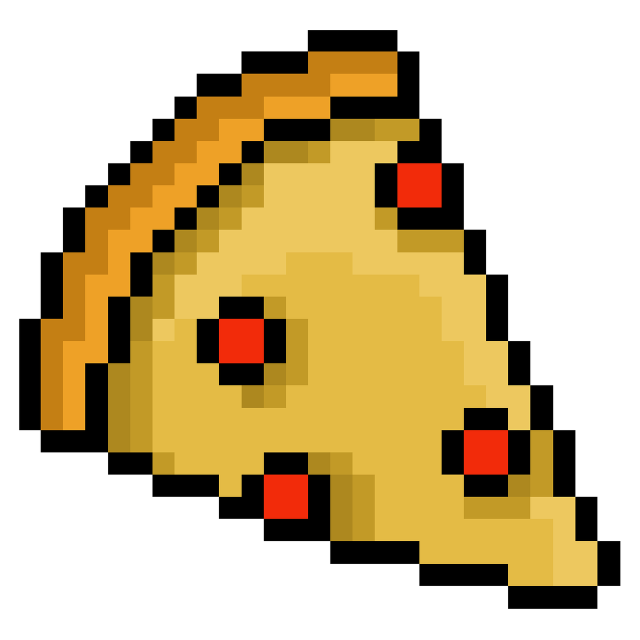
#> input picture input/pizza-5068912_1280.webp, 1280 x 1280 px, found by its file name (shown at 1/2 size); its folder holds only this picture in this run
$ python PNG_Reader.py
#> lines starting #> are read from the running program, lines starting #| are printed output that depends on the picture
import imageio, os
import numpy as np
from PIL import Image
from tkinter import filedialog, Tk

def main():
    print("----------------------------")
    print("\n 1. Run input images")
    print(" 0. EXIT\n")
    op = input("Select option: ")
#> the answer given: 1
    print(op)
    print(type(op))
    if op == "1":
        directory = "C:\\Users\\ltapi\\Desktop\\Projects\\LED_PROJECTS\\input"
        for f in os.listdir(directory):
            file_name = f
            f = os.path.join(directory, f)
            f = format_image(f, file_name)
            #order_pixels(f)
    elif op == "0":
        raise SystemExit


def format_image(f, file_name):
#> called with file_name = 'pizza-5068912_1280.webp'
    im = Image.open(f)
#> im is the input picture: PIL image 1280x1280 RGBA; mean R, G, B, A 83.4, 63, 21.7, 132.6
    im = im.resize((16, 16))
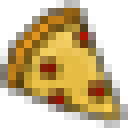
#> im: PIL image 16x16 RGBA (shown 8 times larger); mean R, G, B, A 86.5, 65.1, 22.4, 132.9; transparent parts drawn white
    print(im.mode)
#| RGBA
    im = im.rotate(90)
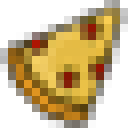
#> im: PIL image 16x16 RGBA (shown 8 times larger); mean R, G, B, A 86.5, 65.1, 22.4, 132.9; transparent parts drawn white
    dimensions = 4
    if "RGB" in im.mode:
        if im.mode =="RGB":
            dimensions = 3
        im = np.asarray(im)
        try_this(im, dimensions, file_name)
    return im


def try_this(image, d, file_name):
#> called with image = array of shape (16, 16, 4), d = 4, file_name = 'pizza-5068912_1280.webp'
    for i in range(16):
        if i % 2 == 0:
            new = np.zeros((16, d), dtype="uint8")
            for l in range(16):
                new[l] = image[i][l]
            print(new)
            for l in range(16):
                image[i][l] = new[15-l]
    im = Image.fromarray(image)
    im = im.rotate(270)
    im.save(f"output\\{file_name}")
    return image


def invert_lines(pixels, d):
    for i in range(16):
        if i % 2 == 1:
            print(pixels[i])
            for x in range(16):
                new = np.zeros((16, d), dtype="uint8")

                new[x] = pixels[x, i]
            new = np.flip(new)
            for x in range(16):
                pixels[x, i] = new[x]

def switch_pixels(pixels):
    new = pixels
    print("NEWWWW: ", new)
    for i in range(len(pixels)):
        pixels[i] = new[len(pixels)-i-1]
    return pixels


def order_pixels(image):
    for i in range(16):
        if i % 2 == 0:
            print("HAPPENSSSSS")
            temp_pixs = [[0, 0, 0, 0]] * 16
            for c in range(16):
                temp_pixs[c] = image[c][i]
            print(temp_pixs)
            for z in range(16):
                image[z, i] = temp_pixs[15-z]


if __name__ == "__main__":
#> (the run stopped early here; a loop or call above may not have finished)
